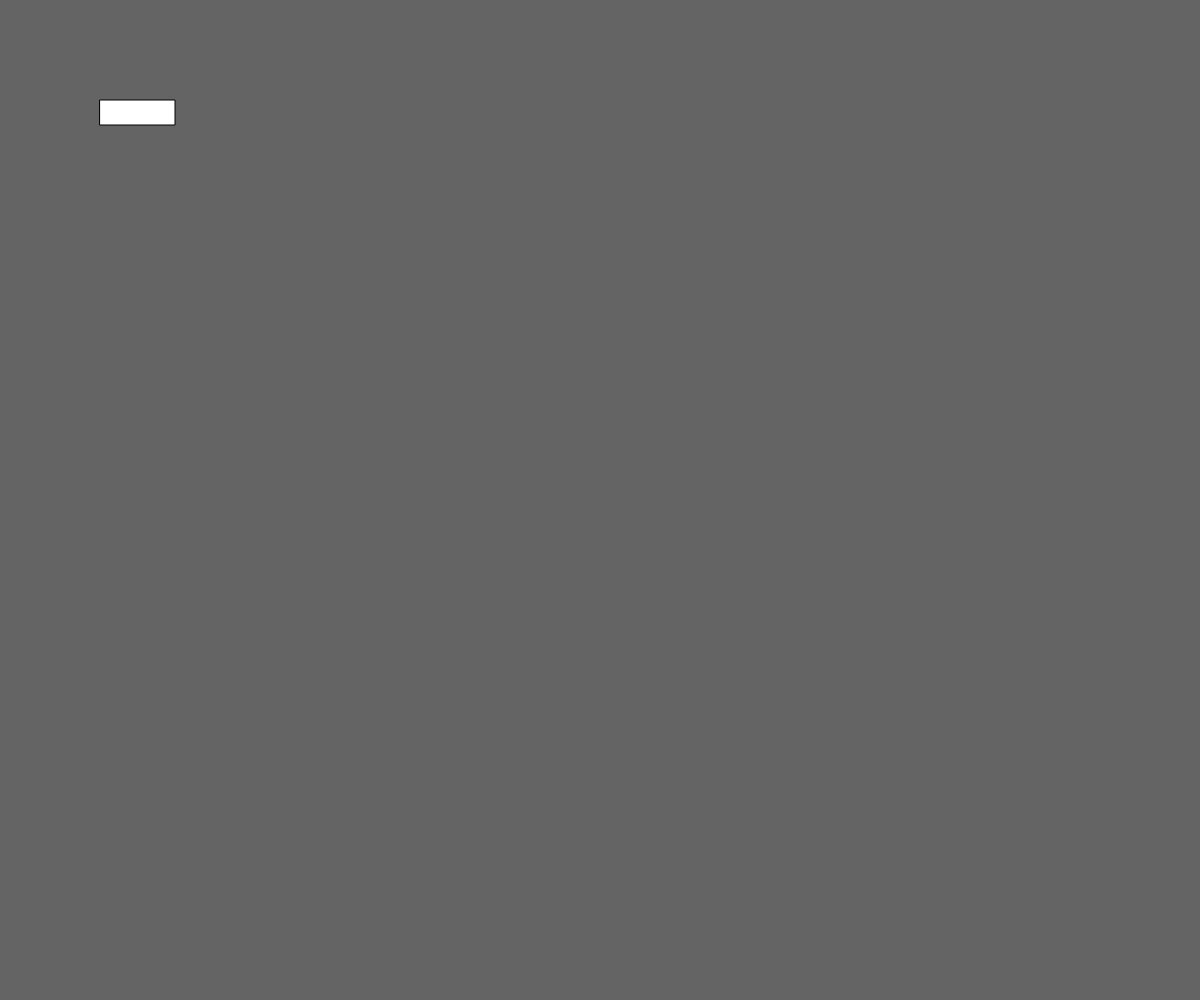
Frame 1 (no input)
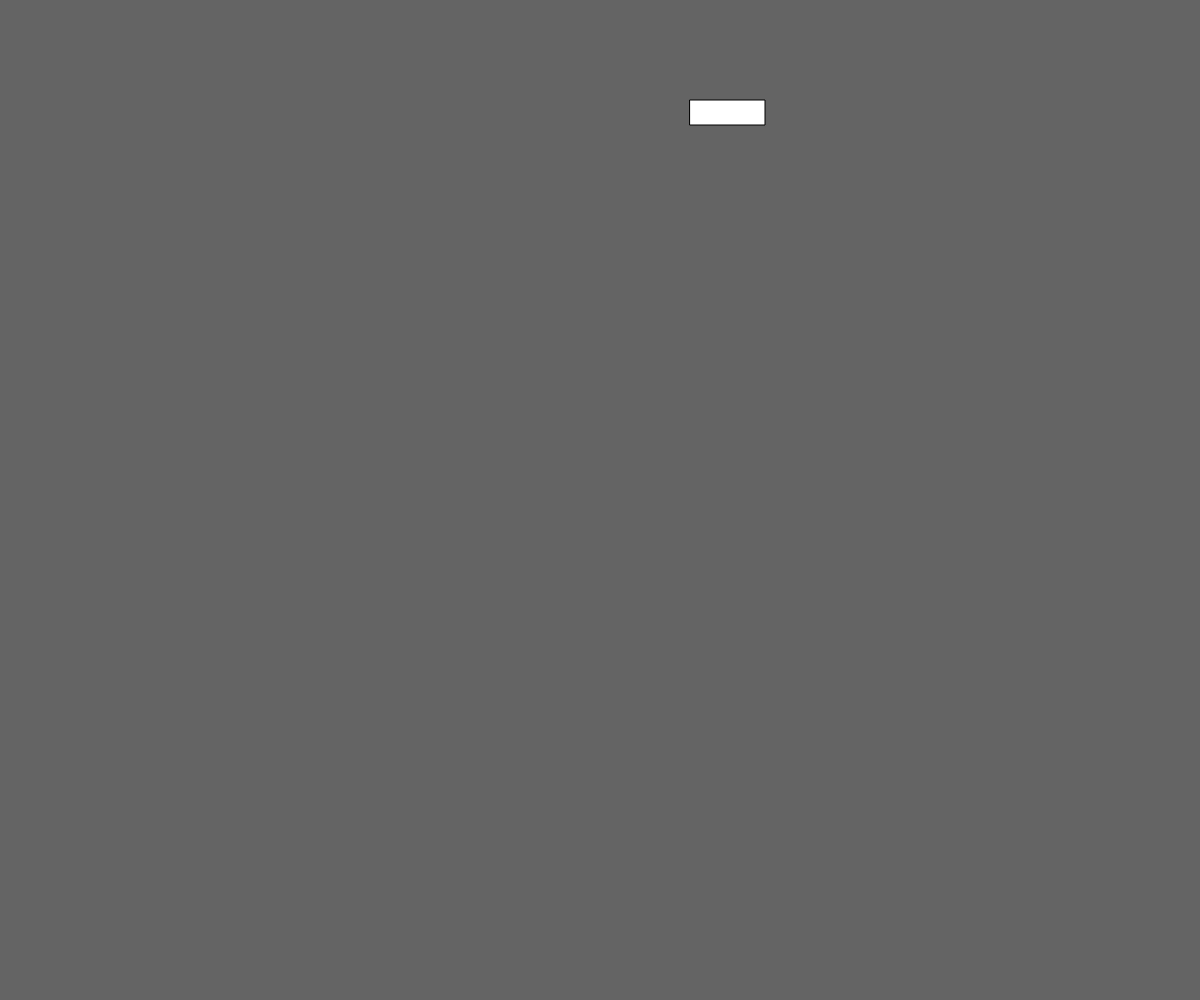
Frame 60 (no input)
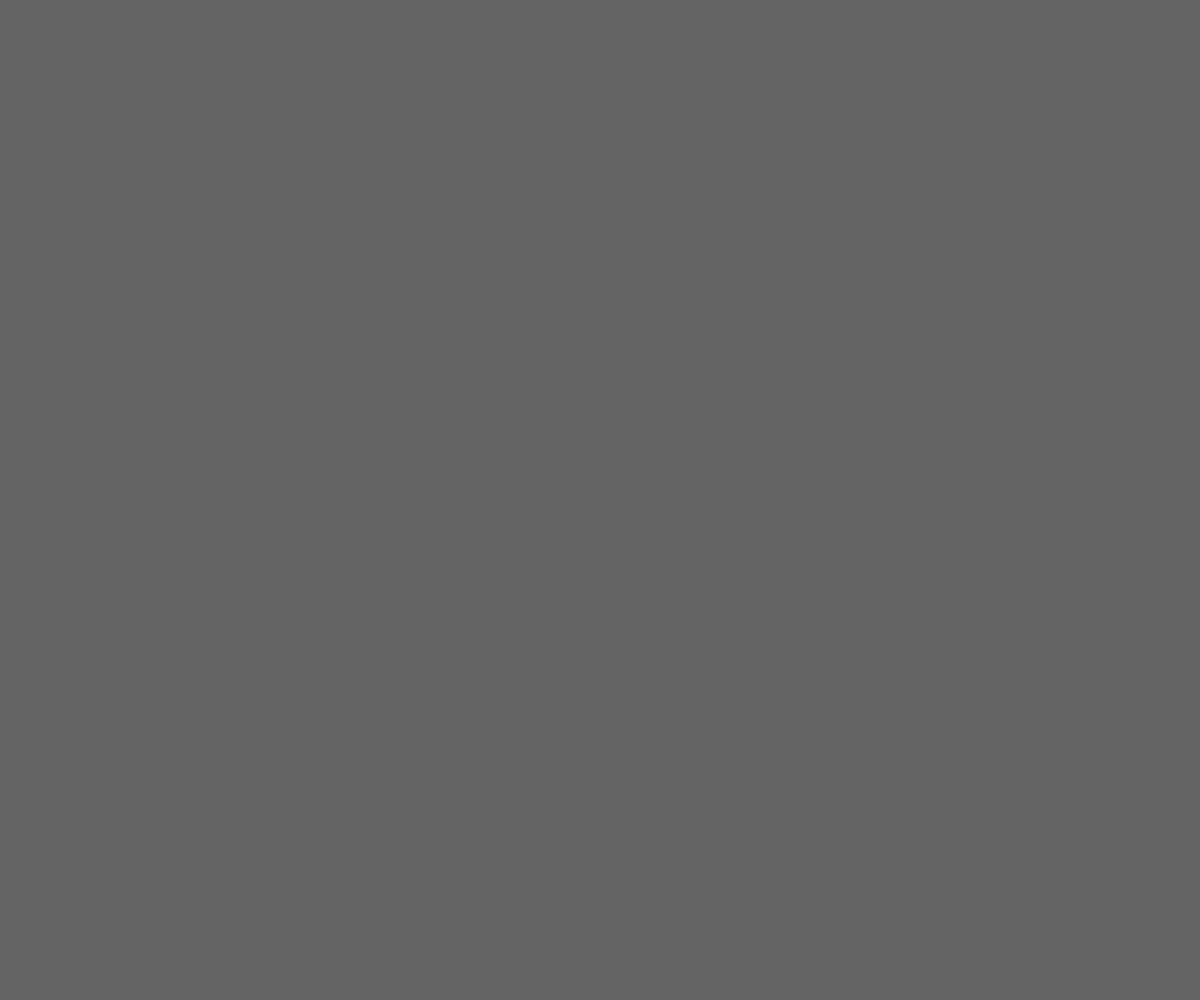
Frame 120 (the mouse pressed at the canvas centre since frame 60)

The p5.js sketch that drew these frames (run headless with seeded random() and noise() and a simulated clock; from frame 60 on, the mouse is pressed at the canvas centre):

// p5.js sketch
// ── sketch.js
let myCar;

function setup() {
  createCanvas(windowWidth, windowHeight);

  // Spawn an object

  myCar = new Car();

}

function draw() {
  background(100);

  myCar.display();
  myCar.move();

}



// Car class
class Car {

  // constructor and attributes
  constructor() {
    this.x = 100

  }

  // methods

  display() {

    rect(this.x, 100, 75, 25);

  }

  move() {
    this.x = this.x + 10;
  }
}
